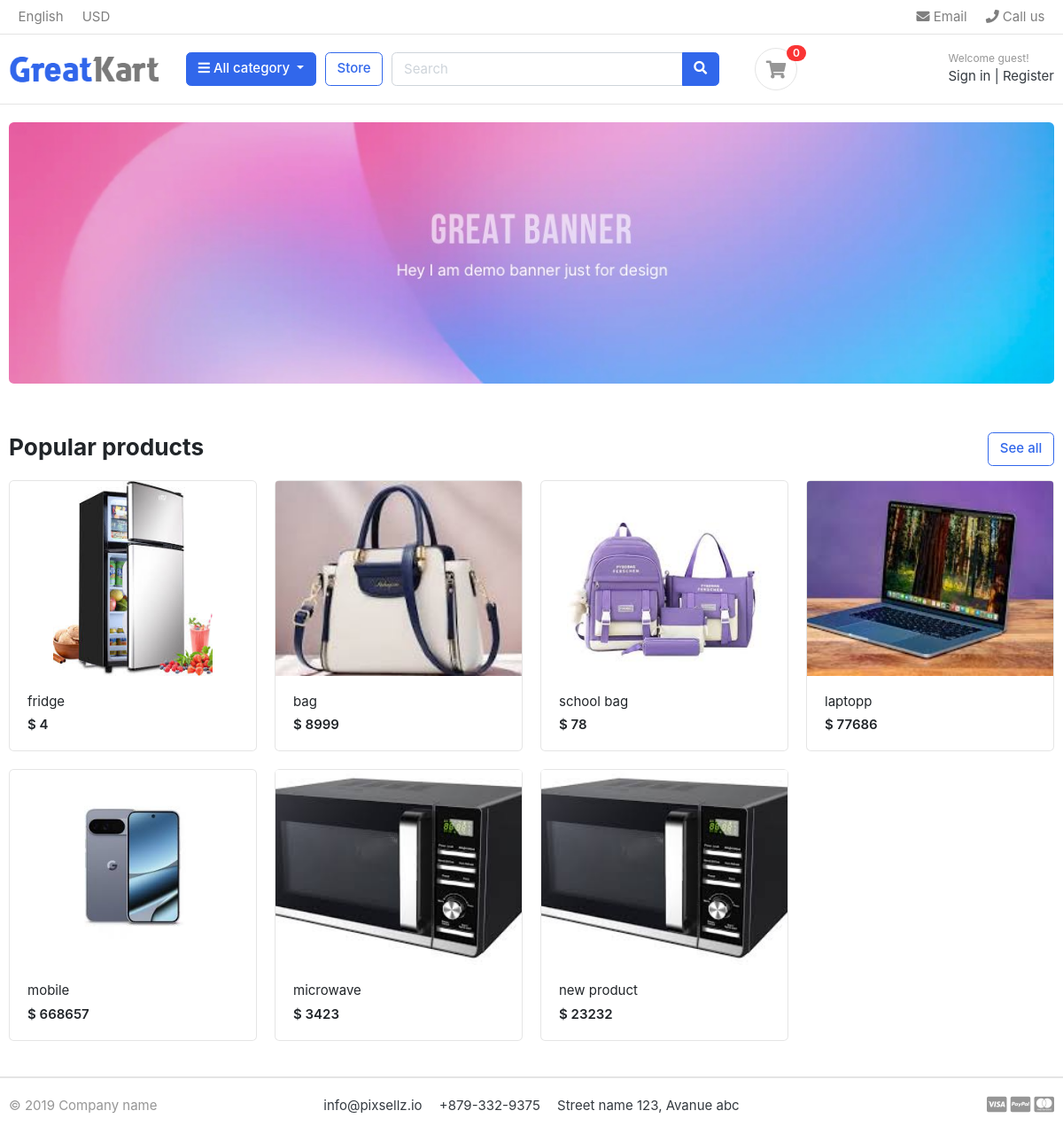
The app's page /, older data.
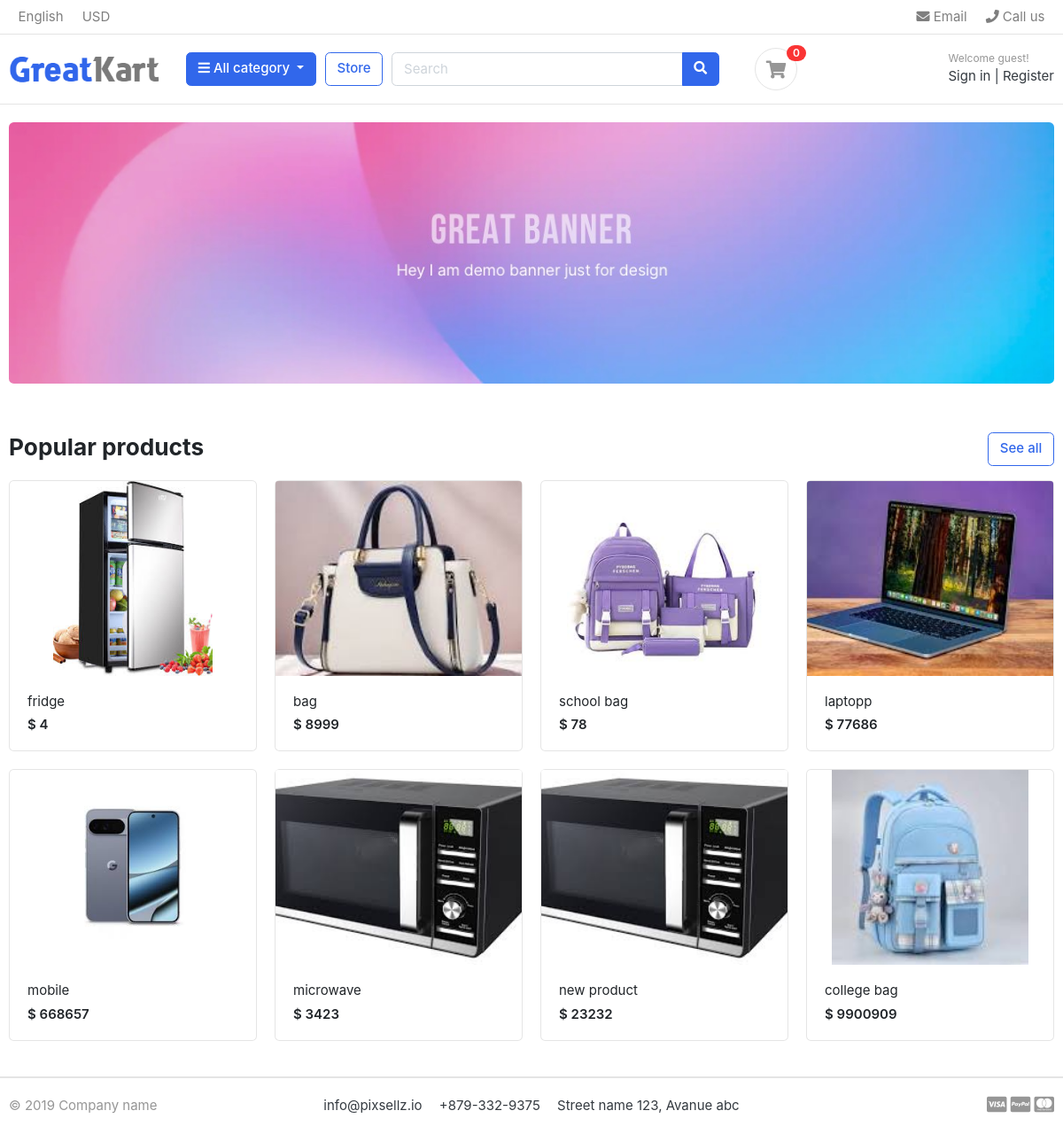
The same page, newer data.
### store/models.py (models this page shows, shortened)
class Product(models.Model):
    product_name=models.CharField(max_length=200,unique=True)
    slug=models.SlugField(max_length=255,unique=True)
    description=models.TextField(max_length=500,blank=True)
    price=models.IntegerField()
    image=models.ImageField(upload_to='products')
    stock=models.IntegerField()
    is_available=models.BooleanField(default=True)
    category=models.ForeignKey(Category,on_delete=models.CASCADE)
    created_date=models.DateTimeField(auto_now_add=True)
    modified_date=models.DateTimeField(auto_now_add=True)
    def get_url(self):
        return reverse('product_detail',args=[self.category.slug,self.slug]) # self.slug means that product slug

### greatkart/views.py (the view)
# urls.py: 2. Add a URL to urlpatterns:  path('', views.home, name='home')
def home(request):
    products=Product.objects.all().filter(is_available=True) # only filter that produt that is the available
    context={
        'products':products
    }
    return render(request,'home.html',context)

### carts/context_processor.py (called while the page is built)
def counter(request):
    cart_count=0
    if 'admin' in request.path:
        return{}
    else:
        try:
            cart=Cart.objects.filter(cart_id=_cart_id(request))
            cart_items=CartItem.objects.all().filter(cart=cart[:1])
            for cart_item in cart_items:
                cart_count+=cart_item.quantity
        except Cart.DoesNotExist:
            cart_count=0
    return dict(cart_count=cart_count)

### carts/views.py (called while the page is built)
def _cart_id(request):  # _private function
    cart = request.session.session_key
    if not cart:
        cart = request.session.create()
    return cart

### category/context_processor.py (called while the page is built)
def menu_links(request):
    links=Category.objects.all()
    return dict(links=links)

### category/models.py (called while the page is built)
    def get_url(self):
        return reverse('products_by_category',args=[self.slug])

### store/templates/home.html
{% extends 'base.html'%}
{% load static %}
{% block content %}
<section class="section-intro padding-y-sm">
<div class="container">
<div class="intro-banner-wrap">
	<img src="{% static 'images/banners/1.jpg'%}" class="img-fluid rounded">
</div>
</div>
</section>
<section class="section-name padding-y-sm">
<div class="container">
<header class="section-heading">
	<a href="{% url 'store' %}" class="btn btn-outline-primary float-right">See all</a>
	<h3 class="section-title">Popular products</h3>
</header>
<div class="row">
	{% for product in products %}
	<div class="col-md-3">
		<div class="card card-product-grid">
			<a href="{{product.get_url}}" class="img-wrap"> <img src="{{ product.image.url }}"> </a>
			<figcaption class="info-wrap">
				<a href="{{product.get_url}}" class="title">{{ product.product_name }}</a>
				<div class="price mt-1">$ {{ product.price }}</div>
			</figcaption>
		</div>
	</div>
	{% endfor %}
</div>
</div>
</section>
</body>
</html>
{% endblock %}

### store/templates/base.html (shortened to what this page needs)
{%  load static %}
<!DOCTYPE HTML>
<html lang="en">
<head>
<link href="{% static 'css/bootstrap.css' %}" rel="stylesheet" type="text/css"/>
<link href="{% static 'fonts/fontawesome/css/all.min.css'%}" type="text/css" rel="stylesheet">
<link href="{% static 'css/ui.css' %}" rel="stylesheet" type="text/css"/>
<link href="{% static 'css/responsive.css'%}" rel="stylesheet" media="only screen and (max-width: 1200px)" />
</head>
<body>
{%include 'includes/navbar.html' %}
{% block content %}
{% endblock %}
{%include 'includes/footer.html' %}

### store/templates/includes/navbar.html (shortened to what this page needs)
{% load static %}
<header class="section-header">
<nav class="navbar p-md-0 navbar-expand-sm navbar-light border-bottom">
<div class="container">
  <div class="collapse navbar-collapse" id="navbarTop4">
    <ul class="navbar-nav mr-auto">
    	<li class="nav-item dropdown">
		 	<a href="#" class="nav-link">   English </a>
		</li>
		<li class="nav-item dropdown">
			<a href="#" class="nav-link"> USD </a>
		</li>
    </ul>
    <ul class="navbar-nav">
		<li><a href="#" class="nav-link"> <i class="fa fa-envelope"></i> Email </a></li>
		<li><a href="#" class="nav-link"> <i class="fa fa-phone"></i> Call us </a></li>
	</ul>
  </div>
</div>
</nav>
<section class="header-main border-bottom">
	<div class="container">
<div class="row align-items-center">
	<div class="col-lg-2 col-md-3 col-6">
		<a href="{%url 'home'%}" class="brand-wrap">
			<img class="logo" src="{%static './images/logo.png'%}">
		</a>
	</div>
	<div class="col-lg col-sm col-md col-6 flex-grow-0">
		<div class="category-wrap dropdown d-inline-block float-right">
			<button type="button" class="btn btn-primary dropdown-toggle" data-toggle="dropdown">
				<i class="fa fa-bars"></i> All category
			</button>
		</div>
	</div>
	<a href="{% url 'store'%}" class="btn btn-outline-primary">Store</a>
	<div class="col-lg  col-md-6 col-sm-12 col">
		<form action="{% url 'search' %}" class="search" method="GET">
			<div class="input-group w-100">
			    <input type="text" class="form-control" style="width:60%;" placeholder="Search" name="keyword">
			    <div class="input-group-append">
			      <button class="btn btn-primary" type="submit">
			        <i class="fa fa-search"></i>
			      </button>
			    </div>
		    </div>
		</form>
	</div>
	<div class="col-lg-3 col-sm-6 col-8 order-2 order-lg-3">
    <div class="d-flex justify-content-end mb-3 mb-lg-0">
        {% if user.is_authenticated %}
        <div class="widget-header">
            <small class="title text-muted">Welcome {{ user.first_name }}</small>
            <div>
                <a href="{% url 'logout' %}">Logout</a>
            </div>
        </div>
        {% else %}
        <div class="widget-header">
            <small class="title text-muted">Welcome guest!</small>
            <div>
                <a href="{% url 'login' %}">Sign in</a>
                <span class="dark-transp"> | </span>
                <a href="{% url 'register' %}">Register</a>
            </div>
        </div>
        {% endif %}
    </div>
</div>
<a href="{% url 'cart'%}" class="widget-header pl-3 ml-3">
    <div class="icon icon-sm rounded-circle border"><i class="fa fa-shopping-cart"></i></div>
		<span class="badge badge-pill badge-danger notify">{{cart_count}}</span>
		</a>
		</div>
		</div>
</section>
</header>

### store/templates/includes/footer.html
{% load static %}
<footer class="section-footer border-top">
	<div class="container">
		<section class="footer-bottom border-top row">
			<div class="col-md-2">
				<p class="text-muted"> &copy 2019 Company name </p>
			</div>
			<div class="col-md-8 text-md-center">
				<span  class="px-2">info@pixsellz.io</span>
				<span  class="px-2">+879-332-9375</span>
				<span  class="px-2">Street name 123, Avanue abc</span>
			</div>
			<div class="col-md-2 text-md-right text-muted">
				<i class="fab fa-lg fa-cc-visa"></i>
				<i class="fab fa-lg fa-cc-paypal"></i>
				<i class="fab fa-lg fa-cc-mastercard"></i>
			</div>
		</section>
	</div>
</footer>

### store/static/css/ui.css (style rules this page uses)
html { font-family: "Inter", sans-serif; font-size: 15px; }
.img-wrap { text-align: center; display: block; }
.img-wrap img { max-width: 100%; }
.icon-xs, .icon-sm, .icon-md, .icon-lg { display: inline-block; text-align: center; flex-shrink: 0; flex-grow: 0; }
.icon-sm { width: 48px; height: 48px; line-height: 48px !important; font-size: 20px; }
.padding-y-sm { padding-top: 20px; padding-bottom: 20px; }
.section-heading { margin-bottom: 20px; margin-top: 15px; }
.section-title { color: #212529; }
p:last-child { margin-bottom: 0; }
.header-main { position: relative; padding-top: 1rem; padding-bottom: 1rem; }
.brand-wrap .logo, .navbar-brand .logo { margin-right: 7px; max-height: 42px; display: inline-block; }
.widget-header { display: inline-block; vertical-align: middle; position: relative; }
.widget-header a { color: #343a40; }
.widget-header i { color: #969696; }
.widget-header .title { display: block; }
.widget-header .notify { position: absolute; top: -3px; right: -10px; }
.footer-bottom { padding-top: 20px; padding-bottom: 20px; }
[class*=card-product] a.title { color: #212529; display: block; }
[class*=card-product] .img-wrap { overflow: hidden; position: relative; }
[class*=card-product] .img-wrap img { height: 100%; max-width: 100%; width: auto; display: inline-block; -o-object-fit: cover; object-fit: cover; }
.card-product-grid { margin-bottom: 20px; }
.card-product-grid .img-wrap { border-radius: 0.2rem 0.2rem 0 0; height: 220px; }
.card-product-grid .info-wrap { overflow: hidden; padding: 18px 20px; }
.card .img-wrap { overflow: hidden; }
.notify { position: absolute; top: -4px; right: -10px; display: inline-block; padding: 0.25em 0.6em; font-size: 12px; line-height: 1; text-align: center; border-radius: 3rem; color: #fff; background-color: #fa3434; }
.price { font-weight: 600; color: #212529; }

Row changes from the older to the newer data that the page shows:
added Product: image (picture), product_name "college bag", price "9900909"
